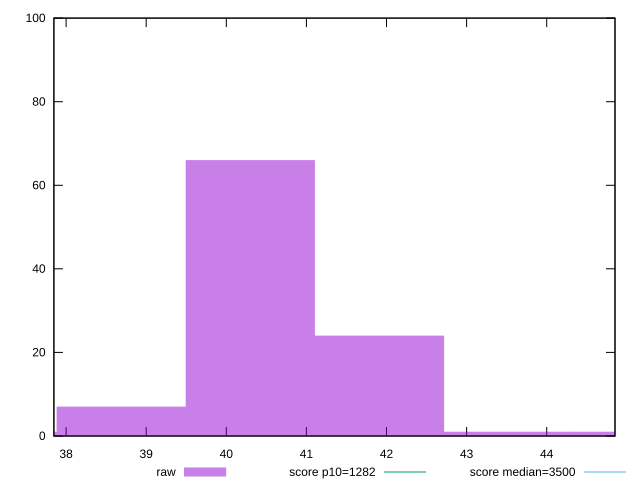

The gnuplot source for this figure:
reset

$raw <<EOF
41.91113123271443 24
40.2991646468408 66
37.07523147509354 1
45.1350644044617 1
38.68719806096717 7
43.52309781858806 1
EOF

set key outside below
set boxwidth 1.611966585873632
set xrange [37.848:44.85199999999999]
set yrange [0:100]
set style fill transparent solid 0.5 noborder

set parametric
set terminal svg size 640, 490 enhanced background rgb 'white'
set output "report_00007_2020-12-11T15:55:29.892Z/bootup-time/samples/pages+cached+noadtech/raw/histogram.svg"

plot $raw title "raw" with boxes, \
     1282,t title "score p10=1282", \
     3500,t title "score median=3500"

reset
